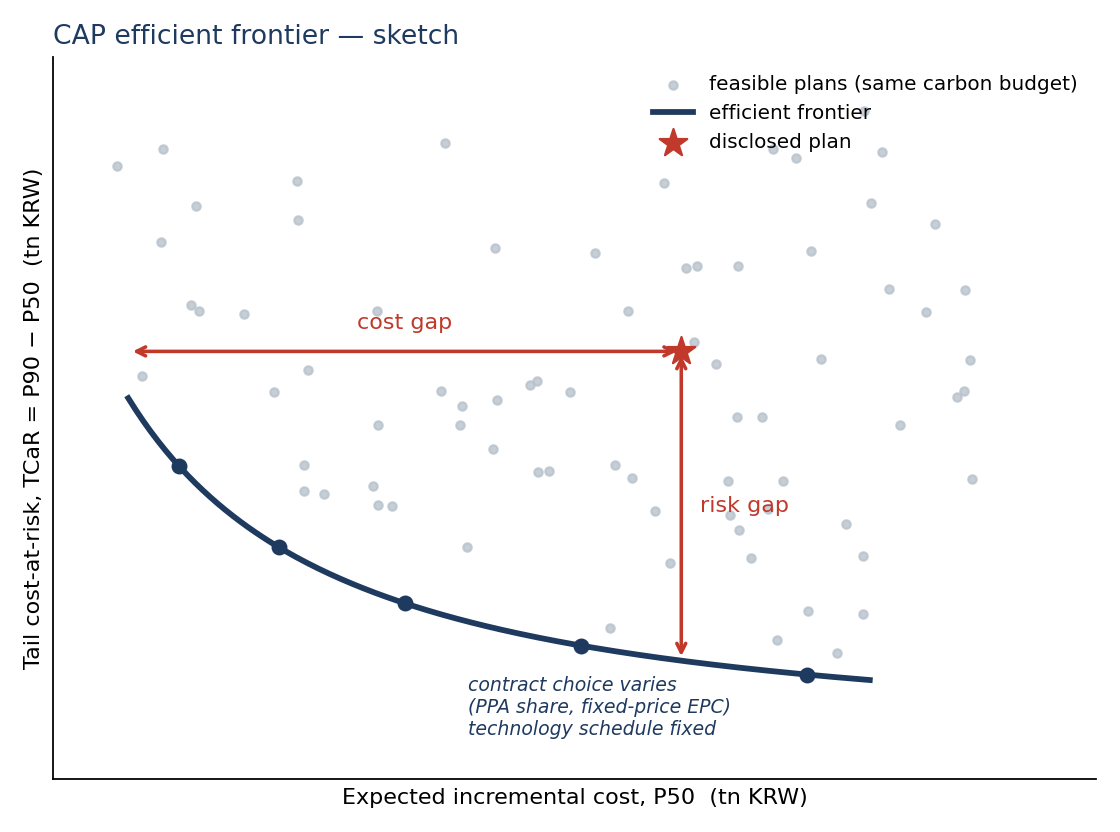

Write the Python code that produced this figure.
import numpy as np, matplotlib
matplotlib.use("Agg")
import matplotlib.pyplot as plt
rng=np.random.default_rng(3)
fig,ax=plt.subplots(figsize=(7,5.2),dpi=160)
# feasible plan cloud
n=90
x=rng.uniform(1.5,8.5,n); y=rng.uniform(1.2,8.0,n)
# keep points above frontier curve y_f(x)
xf=np.linspace(1.6,7.5,200); yf=0.9+9.0/(xf+0.6)**1.3*1.2
keep=y > 0.9+9.0/(x+0.6)**1.3*1.2 + 0.25
ax.scatter(x[keep],y[keep],s=14,color="#b8c2cc",alpha=.8,zorder=2,label="feasible plans (same carbon budget)")
ax.plot(xf,yf,color="#1f3a5f",lw=2.6,zorder=3,label="efficient frontier")
# frontier points along
fx=np.array([2.0,2.8,3.8,5.2,7.0]); fy=0.9+9.0/(fx+0.6)**1.3*1.2
ax.scatter(fx,fy,s=38,color="#1f3a5f",zorder=4)
# disclosed plan
dx,dy=6.0,5.3
ax.scatter([dx],[dy],s=170,marker="*",color="#c0392b",zorder=6,label="disclosed plan")
# projections
xg=3.0; yg=0.9+9.0/(dx+0.6)**1.3*1.2   # y on frontier at dx
# horizontal gap: to frontier point at same y
xh=xf[np.argmin(np.abs(yf-dy))]
ax.annotate("",xy=(xh,dy),xytext=(dx,dy),arrowprops=dict(arrowstyle="<->",color="#c0392b",lw=1.6))
ax.text((xh+dx)/2,dy+0.25,"cost gap",ha="center",color="#c0392b",fontsize=10)
ax.annotate("",xy=(dx,yg),xytext=(dx,dy),arrowprops=dict(arrowstyle="<->",color="#c0392b",lw=1.6))
ax.text(dx+0.15,(yg+dy)/2,"risk gap",va="center",color="#c0392b",fontsize=10)
ax.text(4.3,1.0,"contract choice varies\n(PPA share, fixed-price EPC)\ntechnology schedule fixed",fontsize=8.5,color="#1f3a5f",style="italic")
ax.set_xlabel("Expected incremental cost, P50  (tn KRW)")
ax.set_ylabel("Tail cost-at-risk, TCaR = P90 − P50  (tn KRW)")
ax.set_xlim(1,9.3); ax.set_ylim(0.5,8.6)
ax.set_xticks([]); ax.set_yticks([])
for s in ["top","right"]: ax.spines[s].set_visible(False)
ax.legend(loc="upper right",frameon=False,fontsize=9)
ax.set_title("CAP efficient frontier — sketch",loc="left",fontsize=12,color="#1f3a5f")
fig.tight_layout(); fig.savefig("cap_frontier_sketch.png"); fig.savefig("cap_frontier_sketch.svg")
